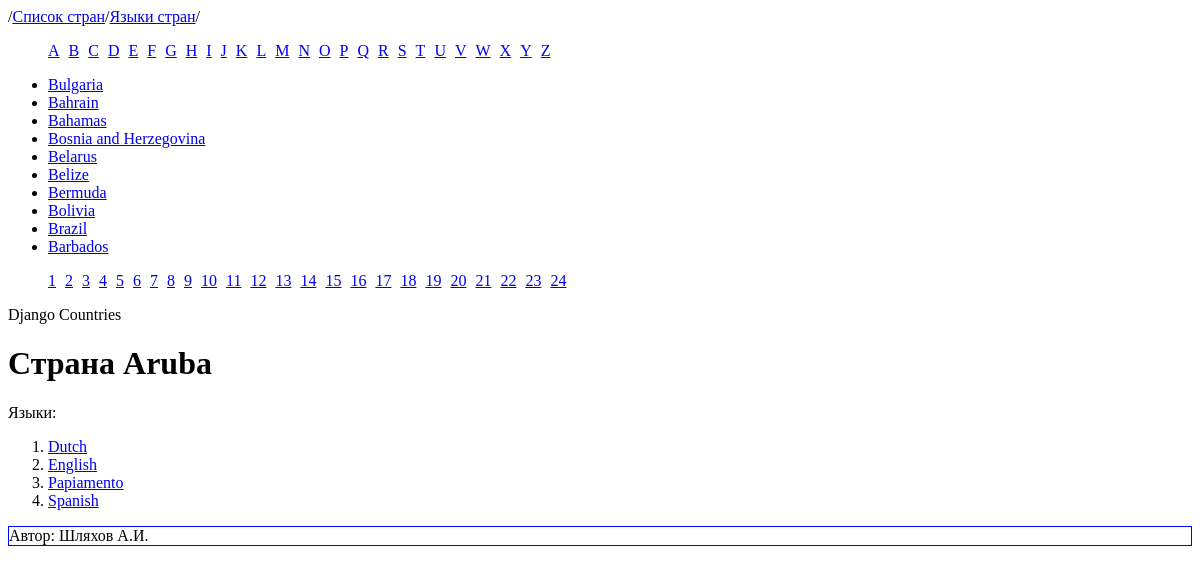
The app's page /countries-list/Aruba/?page=3 with its own data.
### MainApp/models.py (models this page shows)
class Country(models.Model):
    country = models.CharField(max_length=100)
    languages = models.CharField(max_length=200)

### MainApp/views.py (the view)
# urls.py: path('countries-list/<str:country_name>/', views.special_country_page),
def special_country_page(request, country_name):
    country = Country.objects.get(country=country_name)
    countries = [country.country for country in Country.objects.all()]
    languages_list = country.languages.split(',')
    paginator = Paginator(countries, 10)
    page_number = request.GET.get('page')
    page_obj = paginator.get_page(page_number)
    context = {
        "country_name": country.country,
        'languages': languages_list,
        "alfabet": ascii_uppercase,
        'page_obj': page_obj,
    }
    return render(request, "country_page.html", context)

### templates/country_page.html (shortened to what this page needs)
{% extends "base_countries_page.html" %}
{% block content %}
    <h1>
        Страна {{ country_name }}
    </h1>
    <div>Языки:</div>
    <ol>
    {% for language in languages %}
        <li><a href="/countries-list/special-language/{{ language }}">{{ language }}</a></li>
    {% endfor %}
    </ol>
{% endblock %}

### templates/base_countries_page.html (shortened to what this page needs)
<!DOCTYPE html>
<html lang="en">
<head>
</head>
<body>
<nav class="menu">
    /<a href="{% url 'countries-list' %}">Список стран</a>/<a href="{% url 'languages-list' %}">Языки стран</a>/
</nav>
<ul class="alfabet">
{% for char in alfabet %}
    <li><a href="/countries-list/alfabet/countries-that-start-with-{{ char }}">{{ char }}</a></li>
{% endfor %}
</ul>
<ul>
{% for country in page_obj %}
    <li><a href="/countries-list/{{ country }}">{{ country }}</a></li>
{% endfor %}
</ul>
<nav>
    <ul class="paginator">
        {% if page_obj.paginator.page_range|length > 1 %}
            {% for p in page_obj.paginator.page_range %}
            <li>
                <a href="?page={{ p }}">{{ p }}</a>
            </li>
            {% endfor %}
        {% endif %}
    </ul>
</nav>
<header>
    Django Countries
</header>
<main>
    {% block content %}
    {% endblock %}
</main>
<footer>
    Автор: Шляхов А.И.
</footer>
</body>
</html>

### records on screen
Country: page_obj "Bulgaria"
Country: page_obj "Bahrain"
Country: page_obj "Bahamas"
Country: page_obj "Bosnia and Herzegovina"
Country: page_obj "Belarus"
Country: page_obj "Belize"
Country: page_obj "Bermuda"
Country: page_obj "Bolivia"
Country: page_obj "Brazil"
Country: page_obj "Barbados"
Country: country "Aruba"

### other values on screen
{{ char }} "A" "B" "C" "D" "E" "F" "G" "H" "I" "J" "K" "L" "M" "N" "O" "P" "Q" "R" "S" "T" "U" "V" "W" "X" "Y" "Z"
{{ p }} "1" "2" "3" "4" "5" "6" "7" "8" "9" "10" "11" "12" "13" "14" "15" "16" "17" "18" "19" "20" "21" "22" "23" "24"
{{ language }} "Dutch" "English" "Papiamento" "Spanish"
